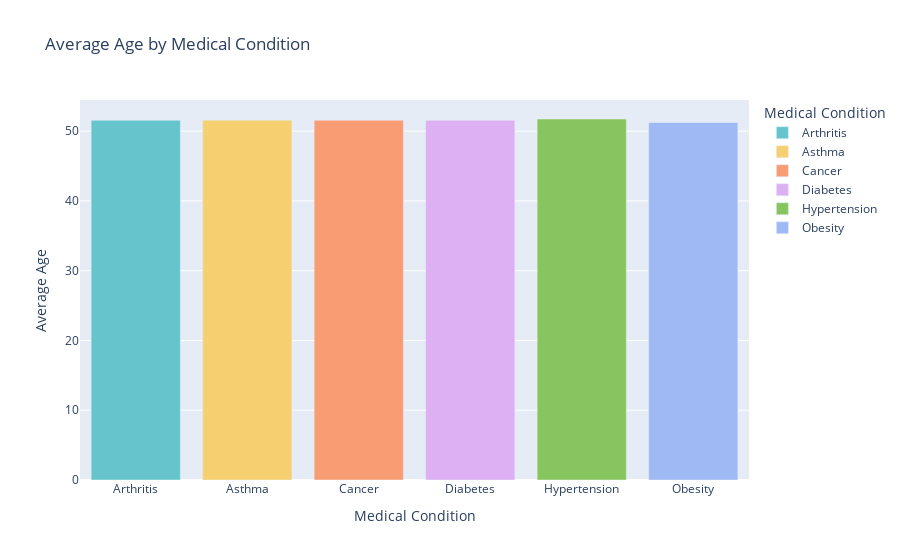

This figure's notebook cell:
### Code cell
# Group 'Age' by 'Medical Condition' and calculate the mean age for each condition
age_by_condition = df.groupby('Medical Condition')['Age'].mean().reset_index()

# Plot using Plotly Express with different color palettes
fig = px.bar(age_by_condition, x='Medical Condition', y='Age', color='Medical Condition',
             title='Average Age by Medical Condition',
             labels={'Age': 'Average Age', 'Medical Condition': 'Medical Condition'},
             color_discrete_sequence=px.colors.qualitative.Pastel)
fig.show()

### Figure 1 — Plotly figure (JSON) as saved in the notebook; plotly's stock layout.template omitted (floating-point values rounded to 4 significant figures)
{"data": [{"alignmentgroup": "True", "hovertemplate": "Medical Condition=%{x}<br>Average Age=%{y}<extra></extra>", "legendgroup": "Arthritis", "marker": {"color": "rgb(102, 197, 204)", "pattern": {"shape": ""}}, "name": "Arthritis", "offsetgroup": "Arthritis", "orientation": "v", "showlegend": true, "textposition": "auto", "type": "bar", "x": ["Arthritis"], "xaxis": "x", "y": [51.57], "yaxis": "y"}, {"alignmentgroup": "True", "hovertemplate": "Medical Condition=%{x}<br>Average Age=%{y}<extra></extra>", "legendgroup": "Asthma", "marker": {"color": "rgb(246, 207, 113)", "pattern": {"shape": ""}}, "name": "Asthma", "offsetgroup": "Asthma", "orientation": "v", "showlegend": true, "textposition": "auto", "type": "bar", "x": ["Asthma"], "xaxis": "x", "y": [51.58], "yaxis": "y"}, {"alignmentgroup": "True", "hovertemplate": "Medical Condition=%{x}<br>Average Age=%{y}<extra></extra>", "legendgroup": "Cancer", "marker": {"color": "rgb(248, 156, 116)", "pattern": {"shape": ""}}, "name": "Cancer", "offsetgroup": "Cancer", "orientation": "v", "showlegend": true, "textposition": "auto", "type": "bar", "x": ["Cancer"], "xaxis": "x", "y": [51.56], "yaxis": "y"}, {"alignmentgroup": "True", "hovertemplate": "Medical Condition=%{x}<br>Average Age=%{y}<extra></extra>", "legendgroup": "Diabetes", "marker": {"color": "rgb(220, 176, 242)", "pattern": {"shape": ""}}, "name": "Diabetes", "offsetgroup": "Diabetes", "orientation": "v", "showlegend": true, "textposition": "auto", "type": "bar", "x": ["Diabetes"], "xaxis": "x", "y": [51.55], "yaxis": "y"}, {"alignmentgroup": "True", "hovertemplate": "Medical Condition=%{x}<br>Average Age=%{y}<extra></extra>", "legendgroup": "Hypertension", "marker": {"color": "rgb(135, 197, 95)", "pattern": {"shape": ""}}, "name": "Hypertension", "offsetgroup": "Hypertension", "orientation": "v", "showlegend": true, "textposition": "auto", "type": "bar", "x": ["Hypertension"], "xaxis": "x", "y": [51.74], "yaxis": "y"}, {"alignmentgroup": "True", "hovertemplate": "Medical Condition=%{x}<br>Average Age=%{y}<extra></extra>", "legendgroup": "Obesity", "marker": {"color": "rgb(158, 185, 243)", "pattern": {"shape": ""}}, "name": "Obesity", "offsetgroup": "Obesity", "orientation": "v", "showlegend": true, "textposition": "auto", "type": "bar", "x": ["Obesity"], "xaxis": "x", "y": [51.24], "yaxis": "y"}], "layout": {"barmode": "relative", "legend": {"title": {"text": "Medical Condition"}, "tracegroupgap": 0}, "title": {"text": "Average Age by Medical Condition"}, "xaxis": {"anchor": "y", "categoryarray": ["Arthritis", "Asthma", "Cancer", "Diabetes", "Hypertension", "Obesity"], "categoryorder": "array", "domain": [0, 1], "title": {"text": "Medical Condition"}}, "yaxis": {"anchor": "x", "domain": [0, 1], "title": {"text": "Average Age"}}}}
